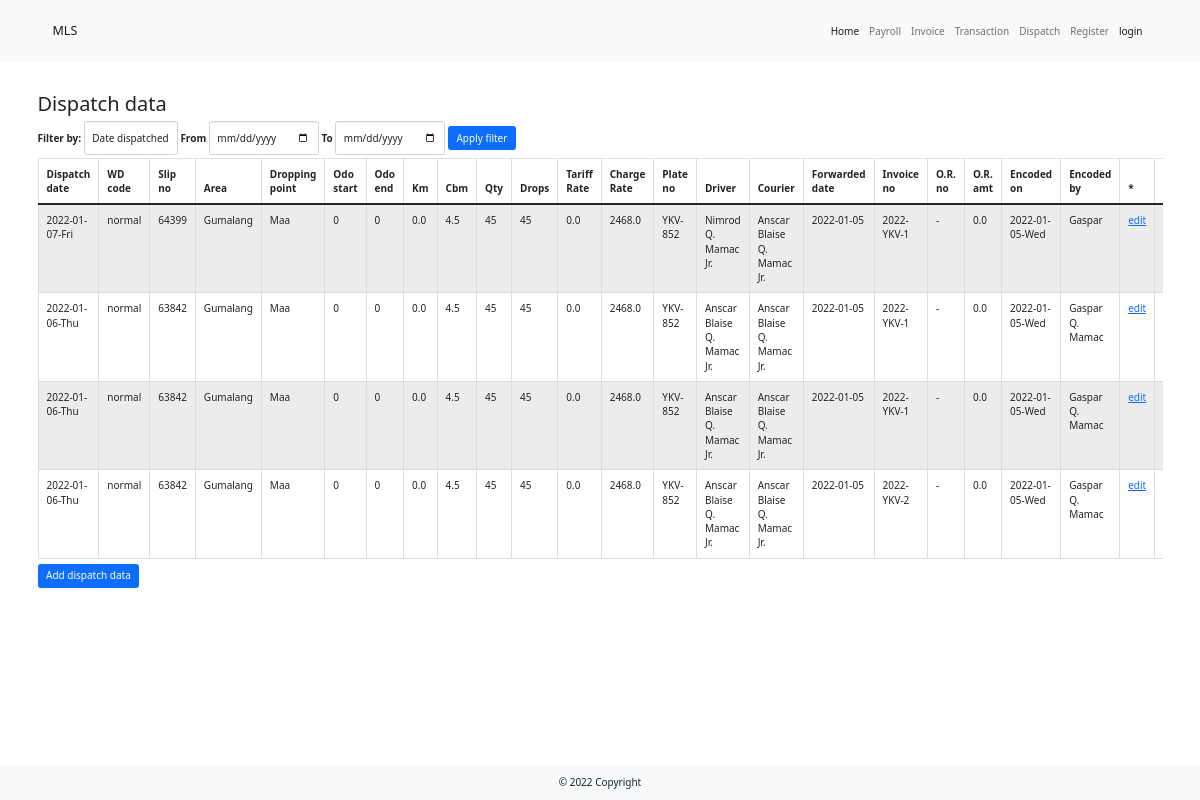
The page /dispatch_report on the database as committed earlier.
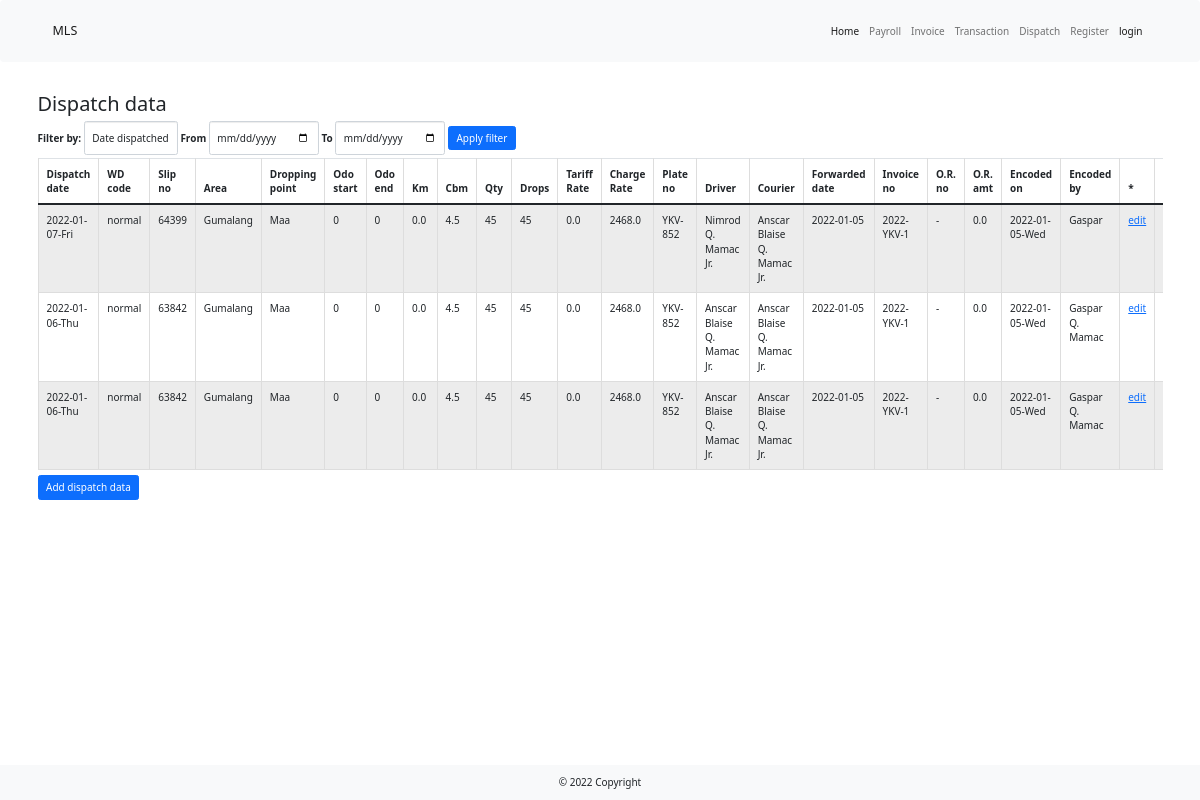
The same page on the database as committed later.
### main.py (models this page shows)
class DispatchTable(UserMixin, db.Model):
    __tablename__ = "dispatch"
    id = db.Column(db.Integer, primary_key=True, unique=True)
    dispatch_date = db.Column(db.String(100), nullable=False)
    wd_code = db.Column(db.String(100), nullable=False)
    slip_no = db.Column(db.String(100), nullable=False)
    route = db.Column(db.String(100), nullable=False)
    area = db.Column(db.String(250))
    destination = db.Column(db.String(100))
    odo_start = db.Column(db.Integer)
    odo_end = db.Column(db.Integer)
    km = db.Column(db.Float(precision=1))
    cbm = db.Column(db.Float(precision=1), nullable=False)
    qty = db.Column(db.Integer, nullable=False)
    drops = db.Column(db.Integer, nullable=False)
    std_rate = db.Column(db.Float(precision=1), nullable=False)
    rate = db.Column(db.Float(precision=1), nullable=False)
    plate_no = db.Column(db.String(100), nullable=False)
    driver = db.Column(db.String(100), nullable=False)
    courier = db.Column(db.String(100), nullable=False)
    forwarded_date = db.Column(db.String(100), nullable=False)
    invoice_no = db.Column(db.String(100))
    or_no = db.Column(db.String(100))
    or_amt = db.Column(db.Float(precision=1))
    encoded_on = db.Column(db.String(100), nullable=False)
    encoded_by = db.Column(db.String(100))
    encoder_id = db.Column(db.Integer, db.ForeignKey("users.id"))
    encoder = relationship("UserTable", back_populates="dispatch")

### main.py (the view)
@app.route("/dispatch_report", methods=["Get", "Post"])
def dispatch():
    form = DispatchTableFilterForm()
    with create_engine('sqlite:///lbc_dispatch.db').connect() as cnx:
        df = pd.read_sql_table(table_name="dispatch", con=cnx)
    sorted_df = df.head(n=25).sort_values("dispatch_date", ascending=False)
    if form.validate_on_submit():
        start = form.date_start.data
        end = form.date_end.data
        index = form.filter.data
        filtered_df = df[(df[index] >= str(start)) & (df[index] <= str(end))].sort_values(index, ascending=False)
        return render_template("dispatch_data.html", form=form, df=filtered_df)
    return render_template("dispatch_data.html", form=form, df=sorted_df)

### _forms.py
class DispatchTableFilterForm(FlaskForm):
    filter = SelectField("Filter by:", choices=[
        ("dispatch_date", "Date dispatched"),
        ("encoded_on", "Date encoded")])
    date_start = DateField("From")
    date_end = DateField("To")
    submit = SubmitField("Apply filter")

### templates/dispatch_data.html (shortened to what this page needs)
{% extends 'bootstrap/base.html' %}
{% import "bootstrap/wtf.html" as wtf %}
{% block content %}
    {% include '_header.html' %}
    <div class="container my-5">
        <h2>Dispatch data</h2>
        {{ wtf.quick_form(form, novalidate=True, extra_classes="form form-inline mb-1", button_map={"submit": "primary"}) }}
        <div class="table-responsive">
            <table class="table table-striped table-hover table-bordered table-sm">
                <caption><a class="btn btn-primary" href="{{ url_for('input_dispatch')}}">Add dispatch data</a> </caption>
                <thead>
                <tr>
                    <th scope="col">Dispatch date</th>
                    <th scope="col">WD code</th>
                    <th scope="col">Slip no</th>
                    <th scope="col">Area</th>
                    <th scope="col">Dropping point</th>
                    <th scope="col">Odo start</th>
                    <th scope="col">Odo end</th>
                    <th scope="col">Km</th>
                    <th scope="col">Cbm</th>
                    <th scope="col">Qty</th>
                    <th scope="col">Drops</th>
                    <th scope="col">Tariff Rate</th>
                    <th scope="col">Charge Rate</th>
                    <th scope="col">Plate no</th>
                    <th scope="col">Driver</th>
                    <th scope="col">Courier</th>
                    <th scope="col">Forwarded date</th>
                    <th scope="col">Invoice no</th>
                    <th scope="col">O.R. no</th>
                    <th scope="col">O.R. amt</th>
                    <th scope="col">Encoded on</th>
                    <th scope="col">Encoded by</th>
                    <th scope="col">*</th>
                    <th scope="col">**</th>
                </tr>
                </thead>
                <tbody>
                {% for row in df.itertuples(): %}
                <tr>
                    <td>{{ row[2] }}</td>
                    <td>{{ row[3] }}</td>
                    <td>{{ row[4] }}</td>
                    <td>{{ row[6] }}</td>
                    <td>{{ row[7] }}</td>
                    <td>{{ row[8] }}</td>
                    <td>{{ row[9] }}</td>
                    <td>{{ row[10] }}</td>
                    <td>{{ row[11] }}</td>
                    <td>{{ row[12] }}</td>
                    <td>{{ row[13] }}</td>
                    <td>{{ row[14] }}</td>
                    <td>{{ row[15] }}</td>
                    <td>{{ row[16] }}</td>
                    <td>{{ row[17] }}</td>
                    <td>{{ row[18] }}</td>
                    <td>{{ row[19] }}</td>
                    <td>{{ row[20] }}</td>
                    <td>{{ row[21] }}</td>
                    <td>{{ row[22] }}</td>
                    <td>{{ row[23] }}</td>
                    <td>{{ row[24]}}</td>
                <td><a href="{{ url_for('edit_dispatch', dispatch_id=row[1]) }}">edit</a></td>
                <td><a href="{{ url_for('delete_dispatch', dispatch_id=row[1]) }}">delete</a></td>
                </tr>
                {% endfor %}
                </tbody>
            </table>
        </div>
    </div>
    {% include '_footer.html' %}
{% endblock  %}

Rows that differ between the two databases and show on the page:
removed DispatchTable: dispatch_date "2022-01-06-Thu", wd_code "normal", slip_no "63842", area "Gumalang", destination "Maa", odo_end "0", km "0", row "0.0", cbm "4.5", drops "45", row "45", rate "2468.0", plate_no "YKV-852", driver "Anscar Blaise Q. Mamac Jr.", courier "Anscar Blaise Q. Mamac Jr.", forwarded_date "2022-01-05", invoice_no "2022-YKV-2", row "-", encoded_on "2022-01-05-Wed", encoded_by "Gaspar Q. Mamac"
